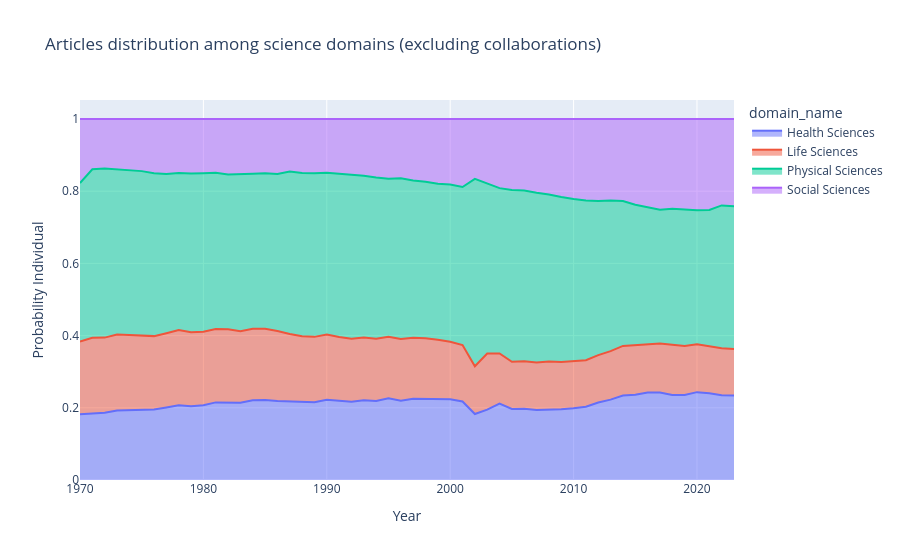

The code cell stored with this chart in its notebook:
### Code cell
fig = px.area(
    (
        df_global_topics
        .groupby(["domain_name", "year"], as_index=False)
        .probability_individual
        .sum()
    ),
    x="year",
    y="probability_individual",
    color="domain_name",
    labels={"probability_individual": "Probability Individual", "year": "Year"},
    title="Articles distribution among science domains (excluding collaborations)"
)
fig.show()
# fig.write_image("../images/articles_by_domains_dynamics.png",
#                 width=1200, height=600, scale=2)

### Figure 1 — Plotly figure (JSON) as saved in the notebook; plotly's stock layout.template omitted (floating-point values rounded to 4 significant figures)
{"data": [{"fillpattern": {"shape": ""}, "hovertemplate": "domain_name=Health Sciences<br>Year=%{x}<br>Probability Individual=%{y}<extra></extra>", "legendgroup": "Health Sciences", "line": {"color": "#636efa"}, "marker": {"symbol": "circle"}, "mode": "lines", "name": "Health Sciences", "orientation": "v", "showlegend": true, "stackgroup": "1", "x": [1970, 1971, 1972, 1973, 1974, 1975, 1976, 1977, 1978, 1979, 1980, 1981, 1982, 1983, 1984, 1985, 1986, 1987, 1988, 1989, 1990, 1991, 1992, 1993, 1994, 1995, 1996, 1997, 1998, 1999, 2000, 2001, 2002, 2003, 2004, 2005, 2006, 2007, 2008, 2009, 2010, 2011, 2012, 2013, 2014, 2015, 2016, 2017, 2018, 2019, 2020, 2021, 2022, 2023], "xaxis": "x", "y": [0.182, 0.1848, 0.1861, 0.1927, 0.1929, 0.1929, 0.195, 0.2006, 0.2067, 0.2044, 0.2069, 0.215, 0.2142, 0.2139, 0.2212, 0.2217, 0.2187, 0.2177, 0.2147, 0.2154, 0.2221, 0.2194, 0.2167, 0.2206, 0.2189, 0.2265, 0.2194, 0.2253, 0.2246, 0.2253, 0.2239, 0.2176, 0.1829, 0.1949, 0.2114, 0.1969, 0.1973, 0.1941, 0.1941, 0.196, 0.1987, 0.2028, 0.2145, 0.2227, 0.234, 0.2362, 0.2422, 0.2426, 0.2352, 0.2355, 0.2434, 0.2406, 0.2346, 0.2338], "yaxis": "y", "type": "scatter"}, {"fillpattern": {"shape": ""}, "hovertemplate": "domain_name=Life Sciences<br>Year=%{x}<br>Probability Individual=%{y}<extra></extra>", "legendgroup": "Life Sciences", "line": {"color": "#EF553B"}, "marker": {"symbol": "circle"}, "mode": "lines", "name": "Life Sciences", "orientation": "v", "showlegend": true, "stackgroup": "1", "x": [1970, 1971, 1972, 1973, 1974, 1975, 1976, 1977, 1978, 1979, 1980, 1981, 1982, 1983, 1984, 1985, 1986, 1987, 1988, 1989, 1990, 1991, 1992, 1993, 1994, 1995, 1996, 1997, 1998, 1999, 2000, 2001, 2002, 2003, 2004, 2005, 2006, 2007, 2008, 2009, 2010, 2011, 2012, 2013, 2014, 2015, 2016, 2017, 2018, 2019, 2020, 2021, 2022, 2023], "xaxis": "x", "y": [0.2015, 0.2091, 0.2083, 0.2106, 0.2088, 0.2067, 0.2035, 0.206, 0.2086, 0.2053, 0.2041, 0.2033, 0.2032, 0.1982, 0.1981, 0.1972, 0.1942, 0.1869, 0.1834, 0.1811, 0.1809, 0.1765, 0.1744, 0.1738, 0.1726, 0.1702, 0.1712, 0.1685, 0.1681, 0.1634, 0.1592, 0.1563, 0.1322, 0.1553, 0.1392, 0.1305, 0.1317, 0.1316, 0.1342, 0.131, 0.1315, 0.1288, 0.1314, 0.1342, 0.1375, 0.1375, 0.1358, 0.1357, 0.1395, 0.1358, 0.1325, 0.1301, 0.1303, 0.1291], "yaxis": "y", "type": "scatter"}, {"fillpattern": {"shape": ""}, "hovertemplate": "domain_name=Physical Sciences<br>Year=%{x}<br>Probability Individual=%{y}<extra></extra>", "legendgroup": "Physical Sciences", "line": {"color": "#00cc96"}, "marker": {"symbol": "circle"}, "mode": "lines", "name": "Physical Sciences", "orientation": "v", "showlegend": true, "stackgroup": "1", "x": [1970, 1971, 1972, 1973, 1974, 1975, 1976, 1977, 1978, 1979, 1980, 1981, 1982, 1983, 1984, 1985, 1986, 1987, 1988, 1989, 1990, 1991, 1992, 1993, 1994, 1995, 1996, 1997, 1998, 1999, 2000, 2001, 2002, 2003, 2004, 2005, 2006, 2007, 2008, 2009, 2010, 2011, 2012, 2013, 2014, 2015, 2016, 2017, 2018, 2019, 2020, 2021, 2022, 2023], "xaxis": "x", "y": [0.439, 0.4669, 0.4683, 0.4574, 0.4575, 0.456, 0.4515, 0.4409, 0.4351, 0.4393, 0.4387, 0.4325, 0.4291, 0.4347, 0.4292, 0.4308, 0.435, 0.4502, 0.4523, 0.4532, 0.4478, 0.4527, 0.4547, 0.4485, 0.4463, 0.4381, 0.4454, 0.436, 0.4333, 0.4318, 0.4354, 0.4377, 0.519, 0.4714, 0.458, 0.4759, 0.4732, 0.4701, 0.4627, 0.457, 0.4479, 0.4427, 0.427, 0.4173, 0.4013, 0.3887, 0.3782, 0.3703, 0.3766, 0.3775, 0.3715, 0.3773, 0.3957, 0.3951], "yaxis": "y", "type": "scatter"}, {"fillpattern": {"shape": ""}, "hovertemplate": "domain_name=Social Sciences<br>Year=%{x}<br>Probability Individual=%{y}<extra></extra>", "legendgroup": "Social Sciences", "line": {"color": "#ab63fa"}, "marker": {"symbol": "circle"}, "mode": "lines", "name": "Social Sciences", "orientation": "v", "showlegend": true, "stackgroup": "1", "x": [1970, 1971, 1972, 1973, 1974, 1975, 1976, 1977, 1978, 1979, 1980, 1981, 1982, 1983, 1984, 1985, 1986, 1987, 1988, 1989, 1990, 1991, 1992, 1993, 1994, 1995, 1996, 1997, 1998, 1999, 2000, 2001, 2002, 2003, 2004, 2005, 2006, 2007, 2008, 2009, 2010, 2011, 2012, 2013, 2014, 2015, 2016, 2017, 2018, 2019, 2020, 2021, 2022, 2023], "xaxis": "x", "y": [0.1774, 0.1392, 0.1374, 0.1393, 0.1408, 0.1444, 0.15, 0.1525, 0.1495, 0.1511, 0.1503, 0.1492, 0.1536, 0.1532, 0.1516, 0.1503, 0.152, 0.1452, 0.1497, 0.1503, 0.1492, 0.1514, 0.1541, 0.1571, 0.1622, 0.1652, 0.164, 0.1703, 0.174, 0.1795, 0.1814, 0.1883, 0.166, 0.1784, 0.1915, 0.1967, 0.1978, 0.2042, 0.2089, 0.216, 0.2219, 0.2257, 0.227, 0.2259, 0.2272, 0.2375, 0.2438, 0.2514, 0.2487, 0.2512, 0.2526, 0.252, 0.2394, 0.242], "yaxis": "y", "type": "scatter"}], "layout": {"xaxis": {"anchor": "y", "domain": [0.0, 1.0], "title": {"text": "Year"}}, "yaxis": {"anchor": "x", "domain": [0.0, 1.0], "title": {"text": "Probability Individual"}}, "legend": {"title": {"text": "domain_name"}, "tracegroupgap": 0}, "title": {"text": "Articles distribution among science domains (excluding collaborations)"}}}
